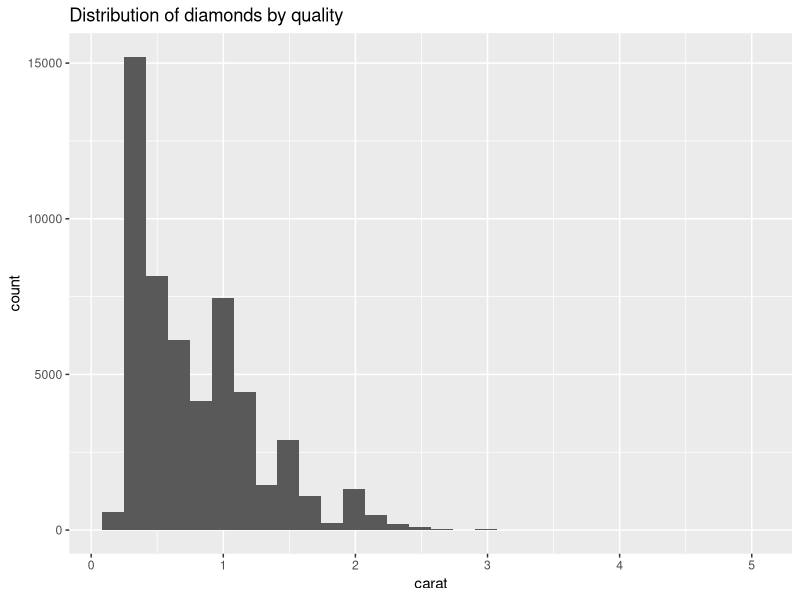
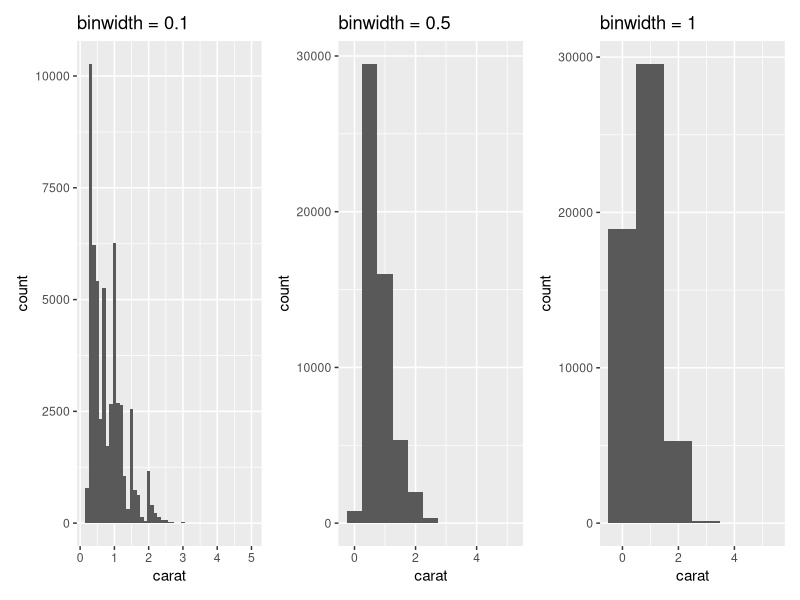
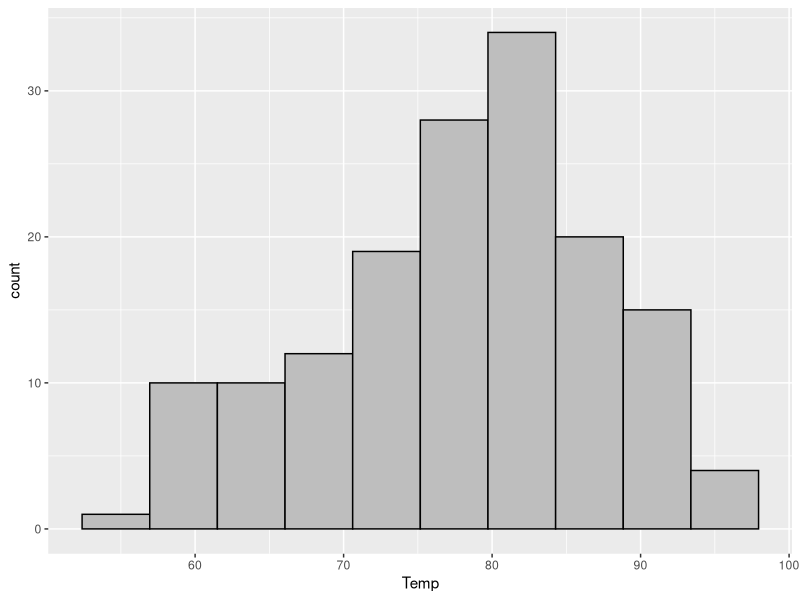
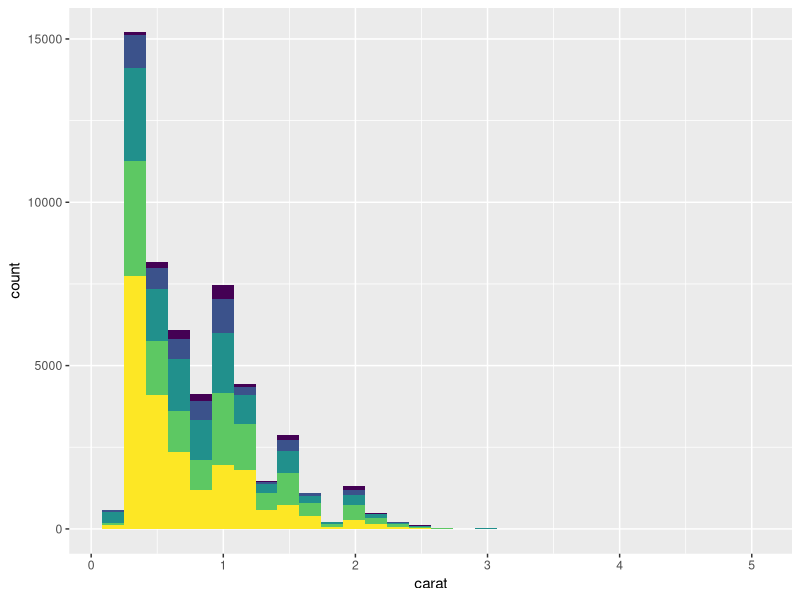
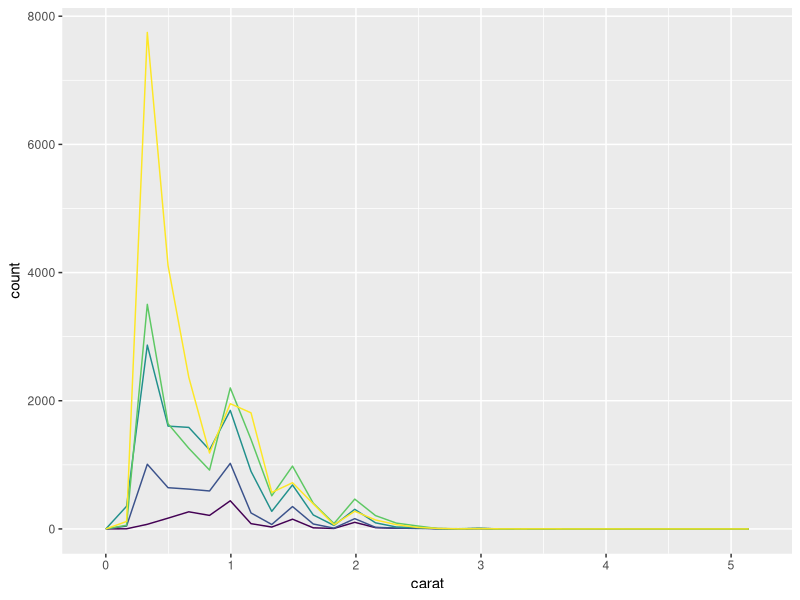
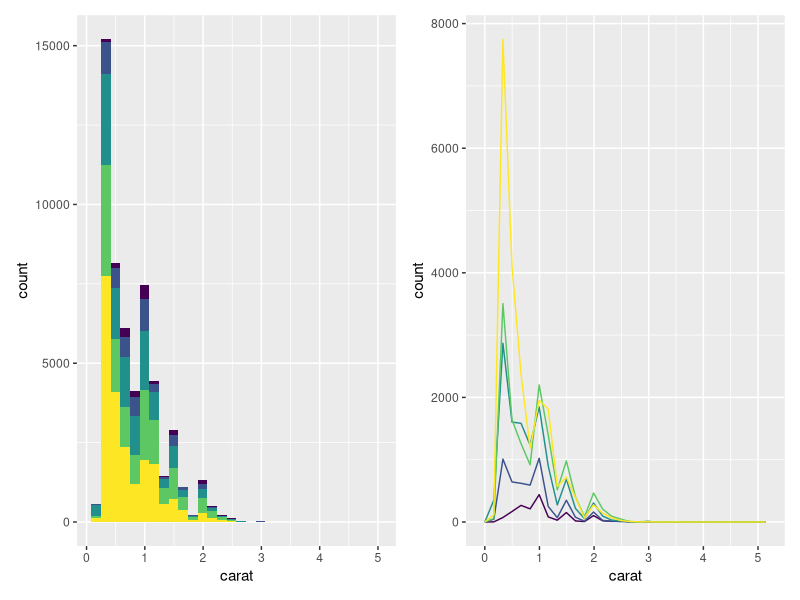
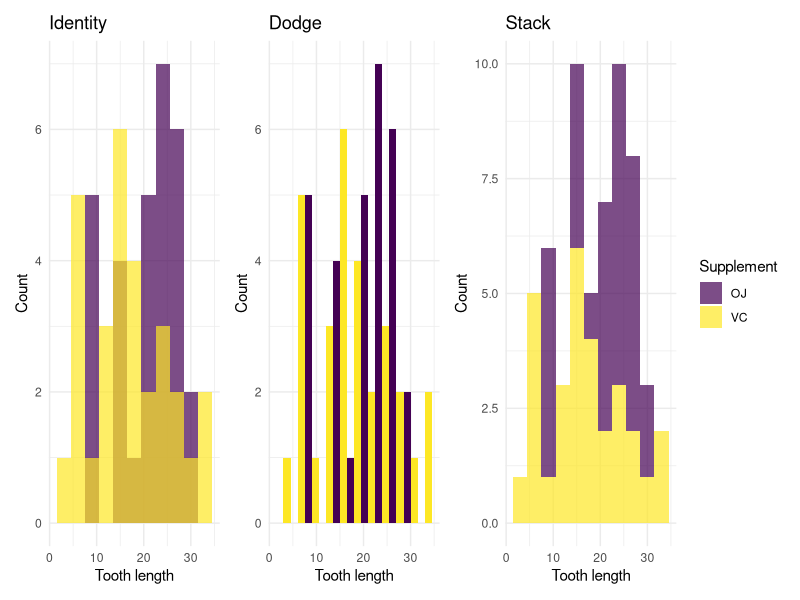
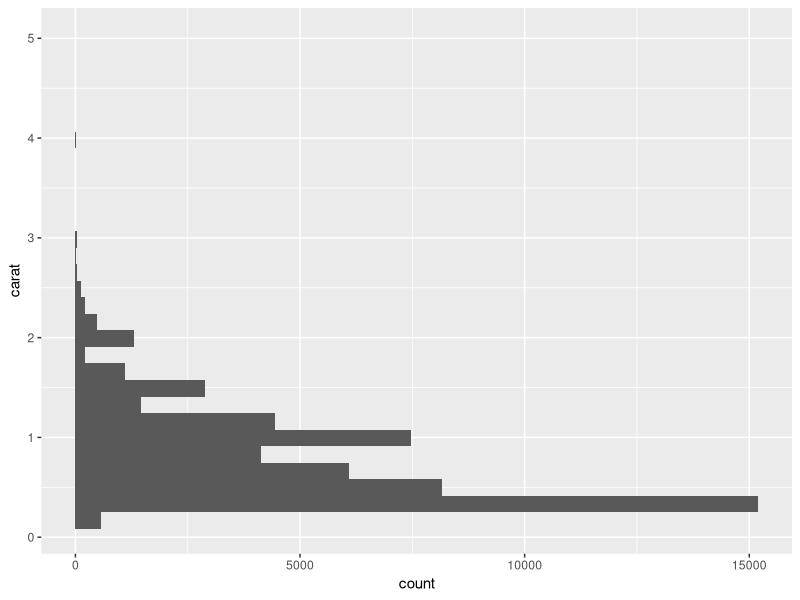

Generate these figures, in order, with R:
## ---- chunk 1
#| echo: FALSE
#| warning: FALSE
library(ggplot2)
library(patchwork)
library(dplyr)
## ---- chunk 2
head(diamonds) |>
  select(carat, cut, price)
## ---- chunk 3
  ggplot(diamonds, aes(x = carat)) +
    geom_histogram() +
    labs(title="Distribution of diamonds by quality")
## ---- chunk 4
#| out-width: "100%"
p <- function(bw) {
  ggplot(diamonds, aes(x = carat)) +
    geom_histogram(binwidth = bw) +
    labs(title = paste("binwidth =", bw))
}

p(0.1) + p(0.5) + p(1)
## ---- chunk 5
fd_bw <- function(x) { (max(x) - min(x)) / nclass.FD(x) }
ggplot(airquality) +
    aes(x = Temp) +
    geom_histogram(binwidth = fd_bw, color = "black", fill = "gray")
## ---- chunk 6
overlaying_histo <- ggplot(diamonds, aes(x=carat, fill=cut)) + 
  geom_histogram(show.legend = FALSE)
overlaying_histo
## ---- chunk 7
freq_poly <- ggplot(diamonds, aes(x=carat, color=cut)) + 
  geom_freqpoly(show.legend = FALSE)
freq_poly
## ---- chunk 8
overlaying_histo + freq_poly
## ---- chunk 9
#| out-width: "100%"

identity <- ggplot(ToothGrowth, aes(x = len, fill = supp)) +
  geom_histogram(binwidth = 3, alpha = 0.7, position = "identity", show.legend = FALSE) +
  scale_fill_viridis_d() +
  labs(x = "Tooth length", y = "Count", fill = "Supplement", title = "Identity") +
  theme_minimal()

dodge <- ggplot(ToothGrowth, aes(x = len, fill = supp)) +
  geom_histogram(binwidth = 3, position = "dodge",  show.legend = FALSE) +
  scale_fill_viridis_d() +
  labs(x = "Tooth length", y = "Count", fill = "Supplement", title = "Dodge") +
  theme_minimal()

stack <- ggplot(ToothGrowth, aes(x = len, fill = supp)) +
  geom_histogram(binwidth = 3, position = "stack", alpha = 0.7) +
  scale_fill_viridis_d() +
  labs(x = "Tooth length", y = "Count", fill = "Supplement", title = "Stack") +
  theme_minimal()

identity + dodge + stack
## ---- chunk 10
ggplot(diamonds, aes(y=carat)) + 
  geom_histogram(show.legend = FALSE)
